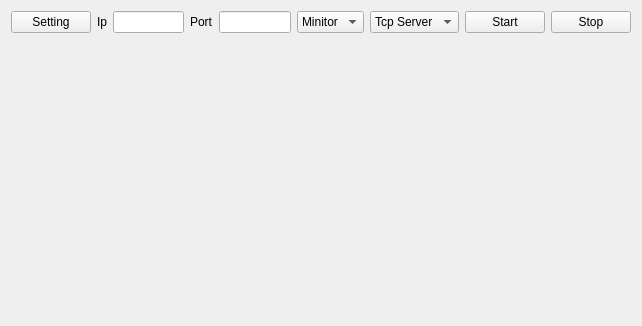
<?xml version="1.0" encoding="UTF-8"?>
<ui version="4.0">
 <class>TabPage</class>
 <widget class="QWidget" name="TabPage">
  <property name="geometry">
   <rect>
    <x>0</x>
    <y>0</y>
    <width>642</width>
    <height>326</height>
   </rect>
  </property>
  <property name="windowTitle">
   <string/>
  </property>
  <layout class="QVBoxLayout" name="verticalLayout">
   <item>
    <layout class="QHBoxLayout" name="horizontalLayout">
     <item>
      <widget class="QPushButton" name="btnSetting">
       <property name="text">
        <string>Setting</string>
       </property>
      </widget>
     </item>
     <item>
      <widget class="QLabel" name="label">
       <property name="text">
        <string>Ip</string>
       </property>
      </widget>
     </item>
     <item>
      <widget class="QLineEdit" name="editIp"/>
     </item>
     <item>
      <widget class="QLabel" name="label_2">
       <property name="text">
        <string>Port</string>
       </property>
      </widget>
     </item>
     <item>
      <widget class="QLineEdit" name="editPort"/>
     </item>
     <item>
      <widget class="QComboBox" name="cbbStationType">
       <item>
        <property name="text">
         <string>Minitor</string>
        </property>
       </item>
       <item>
        <property name="text">
         <string>WF</string>
        </property>
       </item>
      </widget>
     </item>
     <item>
      <widget class="QComboBox" name="cbbNetworkType">
       <item>
        <property name="text">
         <string>Tcp Server</string>
        </property>
       </item>
       <item>
        <property name="text">
         <string>Tcp Client</string>
        </property>
       </item>
       <item>
        <property name="text">
         <string>Udp</string>
        </property>
       </item>
      </widget>
     </item>
     <item>
      <widget class="QPushButton" name="btnStart">
       <property name="text">
        <string>Start</string>
       </property>
      </widget>
     </item>
     <item>
      <widget class="QPushButton" name="btnStop">
       <property name="text">
        <string>Stop</string>
       </property>
      </widget>
     </item>
    </layout>
   </item>
   <item>
    <widget class="QStackedWidget" name="stackedWidget"/>
   </item>
  </layout>
 </widget>
 <resources/>
 <connections/>
</ui>
